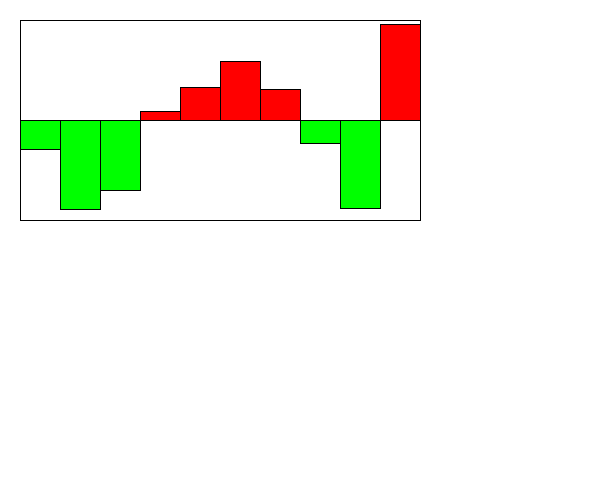
Frame 1 (no input)
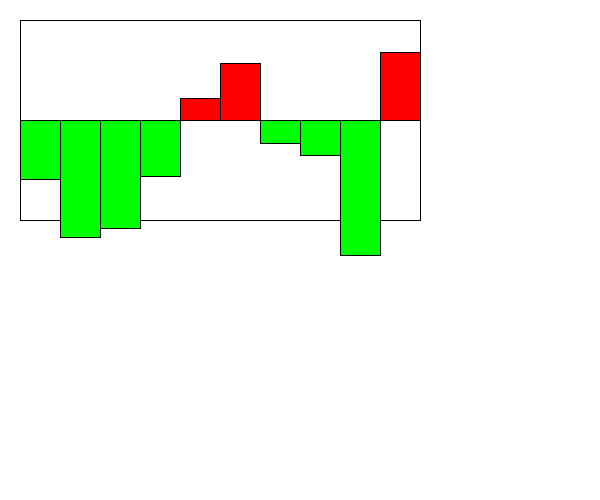
Frame 60 (the mouse pressed at the canvas centre just before this capture)
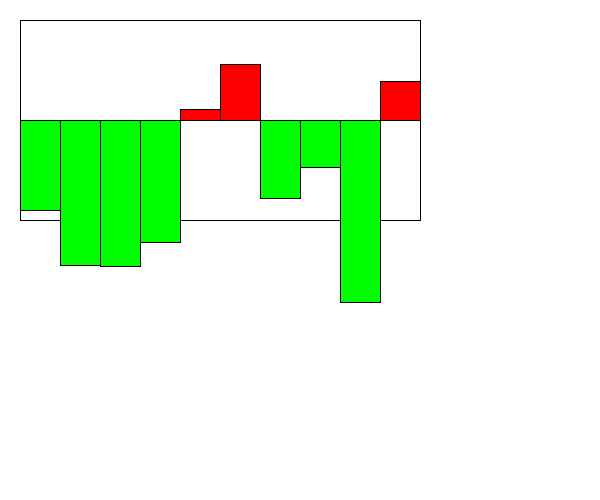
Frame 120 (the mouse held since frame 60 and released just before this capture)

The Processing sketch that drew these frames (run headless with seeded random() and noise(); from frame 60 on, the mouse is pressed at the canvas centre):

// Processing sketch: Section1
// ── Section1.pde
int MAX_VALUE = 100;
int MIN_VALUE = -100;
Visualizer v;

/*You are simulating a visualizer of multiple values
 You need to create a display method first. 
 Then you can make a method that changes the values each time the update is called. 
 */
class Visualizer {
  float x, y;
  float [] values;
  float [] speeds;
  Visualizer(float x, float y) {
    this.x = x;
    this.y = y;
    values = new float[10];
    speeds = new float[10];
    for (int i = 0; i < values.length; i++) {
      values[i] = random(-99, 99);
      speeds[i] = random(2);
    }
  }

  void display() {
    //draw the bars equally spaced inside this box. 
    //You can assume 10, but it would be even better 
    //if you could modify it to be larger increments.
    fill(255);
    rect(x, y, 400, 200);
    //This is a 200x400 box.
    //The width of the visualizer is 400! This rect is the border

    //the line is the 0 y-value, the top is 100, the bottom is -100
    line(x, y+100, x+400, y+100);

    //You need to use a loop. You need to make the HEIGHT of the bars 
    //the values in the array.
    //Negative values are red, and go below the line.
    //Positive values are green and go above the line.

    //???WRITE THIS METHOD!!!
    for(int i=0;i<values.length;i++){
      if(values[i]<0){
        fill(255,0,0);
      }
      else{
        fill(0,255,0);}
      rect(x+(i*40),y+100,40,values[i]);
      
    }
    //THESE ARE WRONG: They just illustrate how they could look



    //Width of the visualizer is 400!

  
  }
  void update() {
    //???WRITE THIS METHOD!!!
    for (int i = 0; i < values.length; i++) {
      values[i] += speeds[i];
      //??? keep them values between max/min value

      //??? reverse the speeds so they oscillate up/down when they reach max/min

      
    }
  }
}

void setup() {
  size(600, 500);
  v = new Visualizer(20, 20);
}
void draw() {
  background(255);
  v.display();
  v.update();
}
